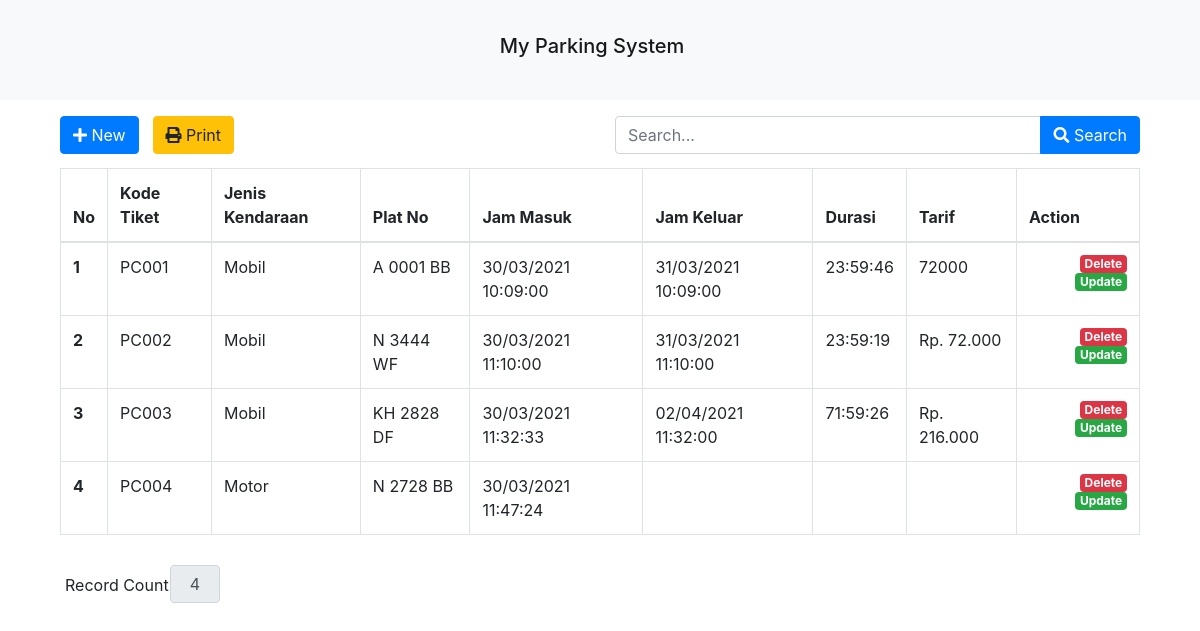
Before: / with the older database file.
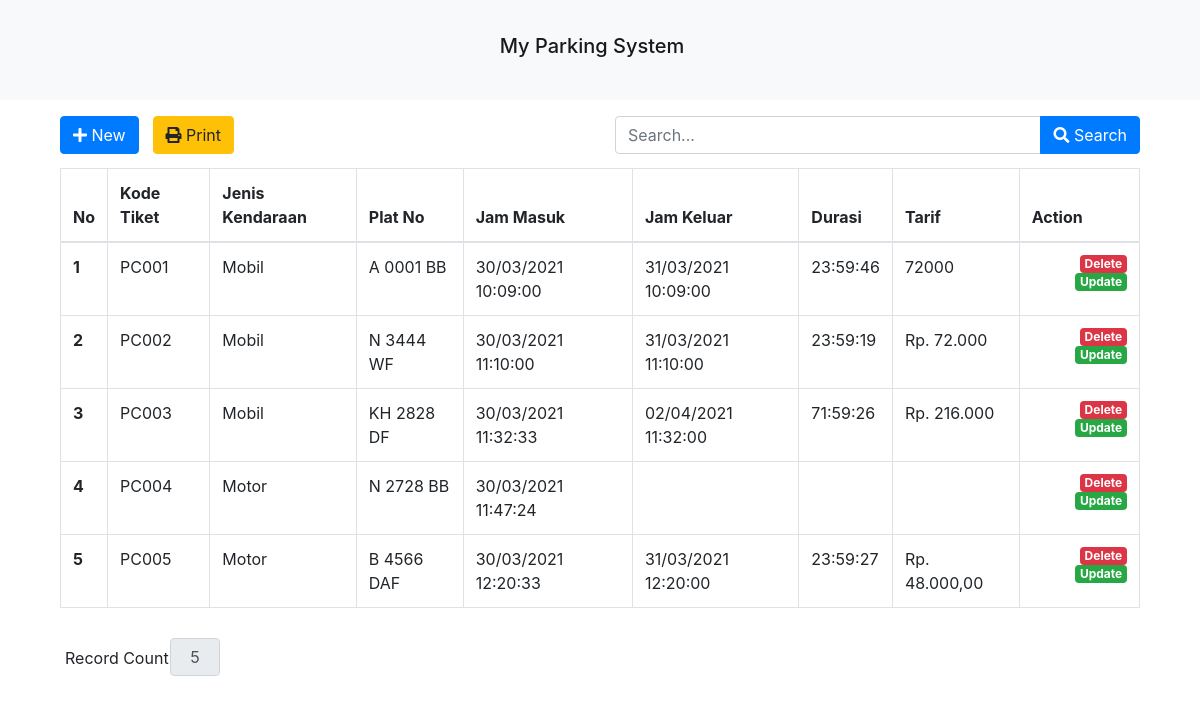
After: the same page with the newer database file.
### tables this page shows
CREATE TABLE `tr_parking` (
  `KodeTiket` varchar(10) NOT NULL,
  `JenisKendaraan` varchar(50) NOT NULL,
  `PlatNo` varchar(50) NOT NULL,
  `JamMasuk` datetime NOT NULL,
  `JamKeluar` datetime DEFAULT NULL,
  `Durasi` time DEFAULT NULL,
  `TarifParkir` varchar(256) DEFAULT NULL
);

### application/controllers/Transaksi.php (called while the page is built, shortened)
<?php
class Transaksi extends CI_Controller
{
  public function __construct()
  {
    $this->load->model('Transaksi_model');
    $this->load->library('form_validation');
  }
  public function index()
  {
    $data['trId'] = array(
      'KodeTiket' => '',
      'JenisKendaraan' => '',
      'PlatNo' => '',
      'JamMasuk' => '',
      'JamKeluar' => '',
      'Durasi' => '',
      'TarifParkir' => '',
    );
    $data['judul'] = 'Parking System';
    $data['kode'] = $this->Transaksi_model->autoKode();
    $data['jumlah'] = $this->Transaksi_model->hitungJumlahRecord();
    if ($this->input->post('search')) {
      $data['transaksi'] = $this->Transaksi_model->cariDataTransaksi();
    } else {
      $data['transaksi'] = $this->Transaksi_model->getAllTransaksi();
    }
    $this->load->view('templates/header', $data);
    $this->load->view('transaksi/index', $data);
    $this->load->view('templates/footer');
  }
}

### index.php (called while the page is built, shortened)
<?php
require_once BASEPATH . 'core/CodeIgniter.php';

### application/models/Transaksi_model.php (called while the page is built, shortened)
<?php
class Transaksi_model extends CI_model
{
  public function getAllTransaksi()
  {
    return $this->db->get('tr_parking')->result_array();
  }
  public function autoKode()
  {
    $this->db->select('RIGHT(tr_parking.KodeTiket,3) as kode', FALSE);
    $this->db->order_by('KodeTiket', 'DESC');
    $this->db->limit(1);
    $query = $this->db->get('tr_parking');
    if ($query->num_rows() <> 0) {
      $data = $query->row();
      $kode = intval($data->kode) + 1;
    } else {
      $kode = 1;
    }
    $kodemax = str_pad($kode, 3, "0", STR_PAD_LEFT);
    $kodejadi = "PC" . $kodemax;
    return $kodejadi;
  }
}

### application/views/transaksi/index.php (the view, shortened to what this page needs)
<div class="container">
  <div class="container">
    <div class="row mt-3">
      <div class="col-md-1 mb-1">
        <a href="#" class="btn btn-primary btn-tambah">
          <i class="fa fa-plus"></i>
          New
        </a>
      </div>
      <div class="col-md-3 mb-1">
        <a href="<?= base_url('transaksi/print') ?>" class="btn btn-warning">
          <i class="fa fa-print"></i>
          Print
        </a>
      </div>
      <div class="col-md-2"></div>
      <div class="col-md-6 mb-1">
        <form action="<?= base_url('transaksi') ?>" method="post">
          <div class="input-group">
            <input type="text" class="form-control" placeholder="Search..." name="search" autocomplete="off">
            <div class="input-group-append">
              <button class="btn btn-primary" type="submit">
                <i class="fa fa-search"></i> Search</button>
            </div>
          </div>
        </form>
      </div>
    </div>
    <table class="table table-bordered table-hover">
      <thead>
        <tr>
          <th scope="col">No</th>
          <th scope="col">Kode Tiket</th>
          <th scope="col">Jenis Kendaraan</th>
          <th scope="col">Plat No</th>
          <th scope="col">Jam Masuk</th>
          <th scope="col">Jam Keluar</th>
          <th scope="col">Durasi</th>
          <th scope="col">Tarif</th>
          <th scope="col">Action</th>
        </tr>
      </thead>
      <tbody>
        <?php
        $no = 1;
        foreach ($transaksi as $a) : ?>
          <tr>
            <th scope="row"><?= $no ?></th>
            <td><?= $a['KodeTiket'] ?></td>
            <td><?= $a['JenisKendaraan'] ?></td>
            <td><?= substr($a['PlatNo'], 0, 2) . ' ' . substr($a['PlatNo'], 2, 4) . ' ' . substr($a['PlatNo'], -3)  ?></td>
            <td><?= date('d/m/Y  h:i:s', strtotime($a['JamMasuk'])); ?></td>
            <td><?php
                $tanggal = date('d/m/Y  h:i:s', strtotime($a['JamKeluar']));
                if ($tanggal == '30/11/-0001  12:00:00') {
                  echo '';
                } else {
                  echo $tanggal;
                }
                ?></td>
            <td><?php
                $durasi = $a['Durasi'];
                if ($durasi == '00:00:00') {
                  echo '';
                } else {
                  echo $durasi;
                }
                ?></td>
            <td><?= $a['TarifParkir'] ?></td>
            <td>
              <a href="<?= base_url(); ?>transaksi/delete/<?= $a['KodeTiket']; ?>" class="badge badge-danger float-right tombol-hapus">Delete</a>
              <a href="<?= base_url(); ?>transaksi/update/<?= $a['KodeTiket']; ?>" class="badge badge-success float-right btn-edit">Update</a>
            </td>
          </tr>
        <?php
          $no++;
        endforeach; ?>
      </tbody>
    </table>
    <div class="container">
      <div class="row form-group">
        <label class="col-md-2 mt-2" for="count" style="margin-left: -10px;">Record Count</label>
        <div class="record-count">
          <input type="text" class="form-control col-md-3 record-count-value text-center" value="<?= $jumlah ?>" id="count" readonly>
        </div>
      </div>
    </div>
  </div>
</div>

### application/views/templates/header.php (shortened to what this page needs)
<!doctype html>
<html lang="en">
<head>
  <link rel="stylesheet" href="https://stackpath.bootstrapcdn.com/bootstrap/4.1.3/css/bootstrap.min.css">
  <link rel="stylesheet" href="<?= base_url(); ?>assets/css/style.css">
  <link rel="stylesheet" href="https://cdnjs.cloudflare.com/ajax/libs/font-awesome/5.15.2/css/all.min.css" />
</head>
<body>
  <nav class=" navbar navbar-expand-lg navbar-light bg-light">
    <div class="container justify-content-center">
      <h3 class="navbar-brand" href="#">My Parking System</h3>
    </div>
  </nav>

### application/views/templates/footer.php (shortened to what this page needs)
</body>
</html>

### assets/css/style.css (style rules this page uses)
.badge { margin-left: 3px; }
nav { height: 100px !important; }
.table { margin-top: 10px; margin-bottom: 30px; }
.record-count { margin-left: -60px; width: 200px; }

Changed rows visible on the page:
added tr_parking: KodeTiket "PC005", JenisKendaraan "Motor", PlatNo "B", PlatNo "4566", PlatNo "DAF", JamMasuk "30/03/2021 12:20:33", JamKeluar "31/03/2021 12:20:00", Durasi "23:59:27", TarifParkir "Rp. 48.000,00"
Other visible differences:
form field value: "4" → "5"
